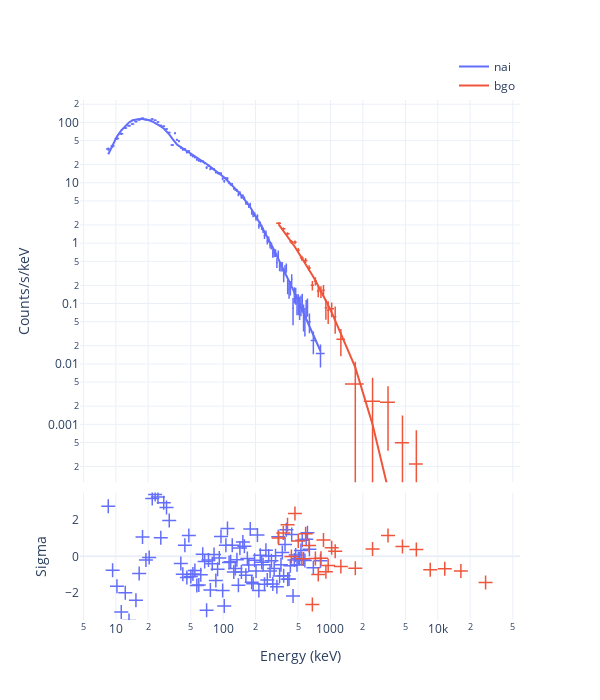

The code cell stored with this chart in its notebook:
### Code cell
fig = Plot.pair(pair, style='CE')
